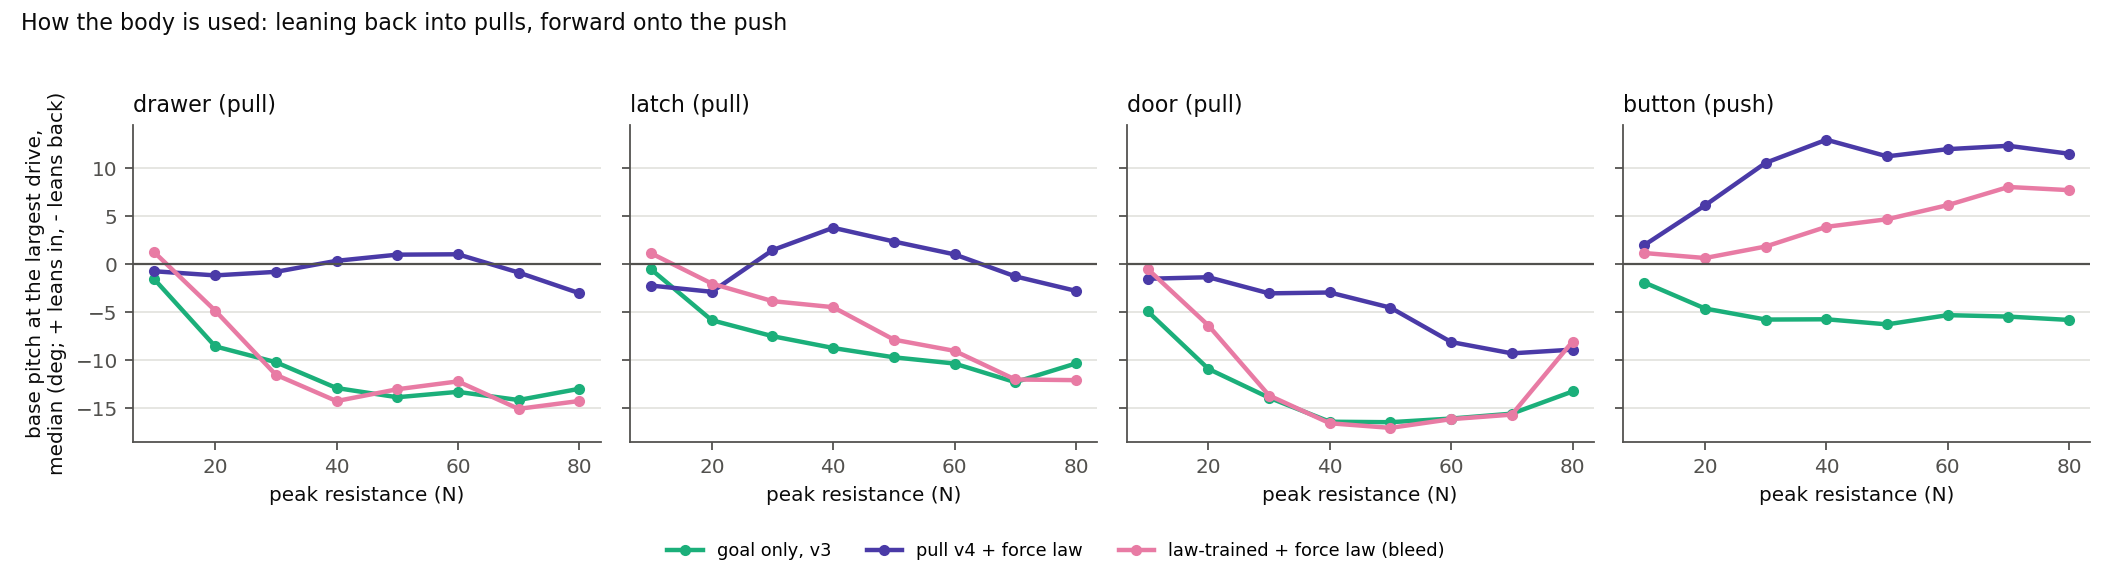

Generate this figure with Python:
"""How the body is used to open each mechanism: base pitch at the largest drive, by resistance.

Reads recorded `mech_eval` runs (`results/week_02/runs/<id>/mech_eval.json`). Positive pitch is nose-down (leaning
toward a handle ahead), negative nose-up (leaning back). Week 2 log, 2026-09-25; F-107, F-108.

    python3 results/week_02/figures/mech_posture.py <run id>=<label>[@slot] [...]
"""
from __future__ import annotations

import json
import sys
from pathlib import Path

import matplotlib

matplotlib.use("Agg")
import matplotlib.pyplot as plt  # noqa: E402

HERE = Path(__file__).resolve().parent
RUNS = HERE.parent / "runs"
SERIES = ("#2a78d6", "#eb6834", "#1baf7a", "#4a3aa7", "#e87ba4")
INK, MUTED, GRID = "#0b0b0b", "#52514e", "#e4e3df"
ORDER = ("drawer", "latch", "door", "button")


def main(pairs: list[str]) -> None:
    runs = []
    for index, pair in enumerate(pairs):
        run_id, label = pair.split("=", 1)
        slot = index
        if "@" in label:
            label, slot = label.rsplit("@", 1)
            slot = int(slot)
        runs.append((label, SERIES[slot], json.loads((RUNS / run_id / "mech_eval.json").read_text())))
    plt.rcParams.update({"font.size": 9, "axes.edgecolor": MUTED, "axes.labelcolor": INK, "xtick.color": MUTED,
                         "ytick.color": MUTED, "axes.spines.top": False, "axes.spines.right": False})
    fig, axes = plt.subplots(1, len(ORDER), figsize=(13.2, 3.6), sharey=True)
    for ax, kind in zip(axes, ORDER):
        for label, colour, summary in runs:
            rows = [r for r in summary["kinds"][kind]["by_level"] if r["pitch_at_peak_deg"] is not None]
            ax.plot([r["level_n"] for r in rows], [r["pitch_at_peak_deg"] for r in rows], color=colour, lw=2,
                    marker="o", ms=4, label=label)
        ax.axhline(0.0, color=MUTED, lw=1)
        ax.set_title(kind + (" (push)" if kind == "button" else " (pull)"), fontsize=10, color=INK, loc="left")
        ax.set_xlabel("peak resistance (N)")
        ax.grid(axis="y", color=GRID, lw=0.8)
    axes[0].set_ylabel("base pitch at the largest drive,\nmedian (deg; + leans in, - leans back)")
    fig.suptitle("How the body is used: leaning back into pulls, forward onto the push", fontsize=10, color=INK,
                 x=0.01, ha="left")
    handles, labels = axes[0].get_legend_handles_labels()
    fig.tight_layout(rect=(0, 0.08, 1, 0.95))
    fig.legend(handles, labels, loc="lower center", ncol=len(labels), frameon=False, fontsize=8)
    fig.savefig(HERE / "mech_posture.png", dpi=160)


if __name__ == "__main__":
    main(sys.argv[1:])
